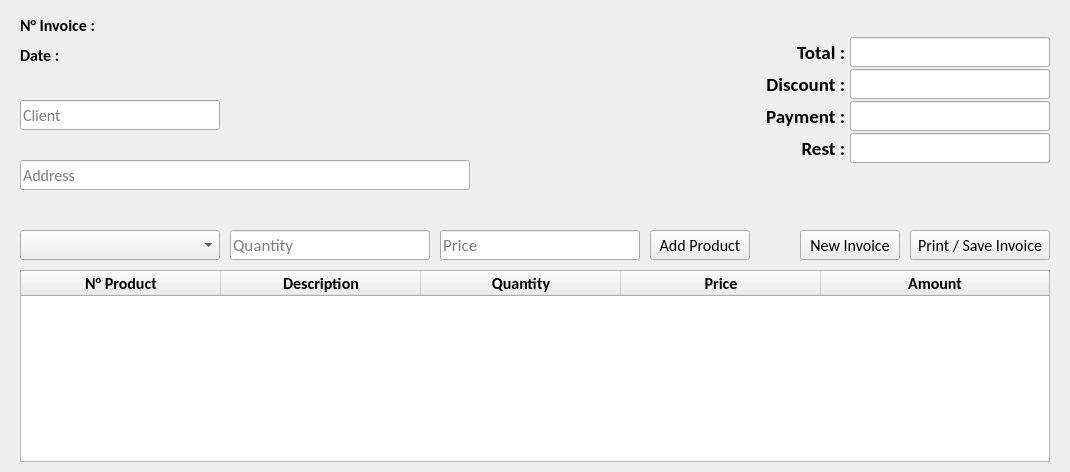
      <widget class="QWidget" name="page_2">
       <layout class="QGridLayout" name="gridLayout_7">
        <property name="leftMargin">
         <number>20</number>
        </property>
        <property name="topMargin">
         <number>10</number>
        </property>
        <property name="rightMargin">
         <number>20</number>
        </property>
        <property name="bottomMargin">
         <number>10</number>
        </property>
        <property name="horizontalSpacing">
         <number>0</number>
        </property>
        <property name="verticalSpacing">
         <number>10</number>
        </property>
        <item row="2" column="0">
         <widget class="QTableWidget" name="table">
          <property name="font">
           <font>
            <family>Calibri</family>
            <pointsize>12</pointsize>
           </font>
          </property>
          <attribute name="horizontalHeaderDefaultSectionSize">
           <number>200</number>
          </attribute>
          <attribute name="horizontalHeaderStretchLastSection">
           <bool>true</bool>
          </attribute>
          <attribute name="verticalHeaderVisible">
           <bool>false</bool>
          </attribute>
          <column>
           <property name="text">
            <string>N° Product</string>
           </property>
           <property name="font">
            <font>
             <family>Calibri</family>
             <pointsize>12</pointsize>
             <bold>true</bold>
            </font>
           </property>
          </column>
          <column>
           <property name="text">
            <string>Description</string>
           </property>
           <property name="font">
            <font>
             <family>Calibri</family>
             <pointsize>12</pointsize>
             <bold>true</bold>
            </font>
           </property>
          </column>
          <column>
           <property name="text">
            <string>Quantity</string>
           </property>
           <property name="font">
            <font>
             <family>Calibri</family>
             <pointsize>12</pointsize>
             <bold>true</bold>
            </font>
           </property>
          </column>
          <column>
           <property name="text">
            <string>Price</string>
           </property>
           <property name="font">
            <font>
             <family>Calibri</family>
             <pointsize>12</pointsize>
             <bold>true</bold>
            </font>
           </property>
          </column>
          <column>
           <property name="text">
            <string>Amount</string>
           </property>
           <property name="font">
            <font>
             <family>Calibri</family>
             <pointsize>12</pointsize>
             <bold>true</bold>
            </font>
           </property>
          </column>
         </widget>
        </item>
        <item row="0" column="0">
         <widget class="QWidget" name="widget" native="true">
          <property name="minimumSize">
           <size>
            <width>0</width>
            <height>180</height>
           </size>
          </property>
          <property name="maximumSize">
           <size>
            <width>16777215</width>
            <height>180</height>
           </size>
          </property>
          <layout class="QGridLayout" name="gridLayout_5">
           <property name="leftMargin">
            <number>0</number>
           </property>
           <property name="topMargin">
            <number>0</number>
           </property>
           <property name="rightMargin">
            <number>0</number>
           </property>
           <property name="bottomMargin">
            <number>0</number>
           </property>
           <property name="spacing">
            <number>0</number>
           </property>
           <item row="0" column="1">
            <spacer name="horizontalSpacer_3">
             <property name="orientation">
              <enum>Qt::Horizontal</enum>
             </property>
             <property name="sizeHint" stdset="0">
              <size>
               <width>40</width>
               <height>20</height>
              </size>
             </property>
            </spacer>
           </item>
           <item row="0" column="0">
            <widget class="QWidget" name="widget" native="true">
             <property name="minimumSize">
              <size>
               <width>200</width>
               <height>60</height>
              </size>
             </property>
             <property name="maximumSize">
              <size>
               <width>200</width>
               <height>60</height>
              </size>
             </property>
             <layout class="QGridLayout" name="gridLayout_4">
              <property name="leftMargin">
               <number>0</number>
              </property>
              <property name="topMargin">
               <number>0</number>
              </property>
              <property name="rightMargin">
               <number>0</number>
              </property>
              <property name="bottomMargin">
               <number>0</number>
              </property>
              <property name="spacing">
               <number>0</number>
              </property>
              <item row="0" column="0">
               <widget class="QLabel" name="label_6">
                <property name="minimumSize">
                 <size>
                  <width>100</width>
                  <height>30</height>
                 </size>
                </property>
                <property name="maximumSize">
                 <size>
                  <width>100</width>
                  <height>30</height>
                 </size>
                </property>
                <property name="font">
                 <font>
                  <family>Calibri</family>
                  <pointsize>12</pointsize>
                  <bold>true</bold>
                 </font>
                </property>
                <property name="text">
                 <string>N° Invoice :</string>
                </property>
               </widget>
              </item>
              <item row="0" column="1">
               <widget class="QLabel" name="n_invoice">
                <property name="minimumSize">
                 <size>
                  <width>100</width>
                  <height>30</height>
                 </size>
                </property>
                <property name="maximumSize">
                 <size>
                  <width>100</width>
                  <height>30</height>
                 </size>
                </property>
                <property name="font">
                 <font>
                  <family>Calibri</family>
                  <pointsize>12</pointsize>
                 </font>
                </property>
                <property name="text">
                 <string/>
                </property>
                <property name="alignment">
                 <set>Qt::AlignRight|Qt::AlignTrailing|Qt::AlignVCenter</set>
                </property>
               </widget>
              </item>
              <item row="1" column="0">
               <widget class="QLabel" name="label_8">
                <property name="minimumSize">
                 <size>
                  <width>100</width>
                  <height>30</height>
                 </size>
                </property>
                <property name="maximumSize">
                 <size>
                  <width>100</width>
                  <height>30</height>
                 </size>
                </property>
                <property name="font">
                 <font>
                  <family>Calibri</family>
                  <pointsize>12</pointsize>
                  <bold>true</bold>
                 </font>
                </property>
                <property name="text">
                 <string>Date :</string>
                </property>
               </widget>
              </item>
              <item row="1" column="1">
               <widget class="QLabel" name="date">
                <property name="minimumSize">
                 <size>
                  <width>100</width>
                  <height>30</height>
                 </size>
                </property>
                <property name="maximumSize">
                 <size>
                  <width>100</width>
                  <height>30</height>
                 </size>
                </property>
                <property name="font">
                 <font>
                  <family>Calibri</family>
                  <pointsize>12</pointsize>
                 </font>
                </property>
                <property name="text">
                 <string/>
                </property>
                <property name="alignment">
                 <set>Qt::AlignRight|Qt::AlignTrailing|Qt::AlignVCenter</set>
                </property>
               </widget>
              </item>
             </layout>
            </widget>
           </item>
           <item row="1" column="0">
            <widget class="QWidget" name="widget" native="true">
             <property name="minimumSize">
              <size>
               <width>450</width>
               <height>120</height>
              </size>
             </property>
             <property name="maximumSize">
              <size>
               <width>450</width>
               <height>120</height>
              </size>
             </property>
             <layout class="QVBoxLayout" name="verticalLayout_2" stretch="0,0,0,0">
              <property name="spacing">
               <number>0</number>
              </property>
              <property name="leftMargin">
               <number>0</number>
              </property>
              <property name="topMargin">
               <number>0</number>
              </property>
              <property name="rightMargin">
               <number>0</number>
              </property>
              <property name="bottomMargin">
               <number>0</number>
              </property>
              <item>
               <widget class="QLabel" name="label_14">
                <property name="minimumSize">
                 <size>
                  <width>200</width>
                  <height>30</height>
                 </size>
                </property>
                <property name="maximumSize">
                 <size>
                  <width>200</width>
                  <height>30</height>
                 </size>
                </property>
                <property name="font">
                 <font>
                  <family>Calibri</family>
                  <pointsize>10</pointsize>
                 </font>
                </property>
                <property name="text">
                 <string/>
                </property>
                <property name="alignment">
                 <set>Qt::AlignBottom|Qt::AlignLeading|Qt::AlignLeft</set>
                </property>
               </widget>
              </item>
              <item>
               <widget class="QLineEdit" name="client">
                <property name="minimumSize">
                 <size>
                  <width>200</width>
                  <height>30</height>
                 </size>
                </property>
                <property name="maximumSize">
                 <size>
                  <width>200</width>
                  <height>30</height>
                 </size>
                </property>
                <property name="font">
                 <font>
                  <family>Calibri</family>
                  <pointsize>12</pointsize>
                 </font>
                </property>
                <property name="text">
                 <string/>
                </property>
                <property name="placeholderText">
                 <string>Client</string>
                </property>
               </widget>
              </item>
              <item>
               <widget class="QLabel" name="label_15">
                <property name="minimumSize">
                 <size>
                  <width>450</width>
                  <height>30</height>
                 </size>
                </property>
                <property name="maximumSize">
                 <size>
                  <width>450</width>
                  <height>30</height>
                 </size>
                </property>
                <property name="font">
                 <font>
                  <family>Calibri</family>
                  <pointsize>10</pointsize>
                 </font>
                </property>
                <property name="text">
                 <string/>
                </property>
                <property name="alignment">
                 <set>Qt::AlignBottom|Qt::AlignLeading|Qt::AlignLeft</set>
                </property>
               </widget>
              </item>
              <item>
               <widget class="QLineEdit" name="address_client">
                <property name="minimumSize">
                 <size>
                  <width>450</width>
                  <height>30</height>
                 </size>
                </property>
                <property name="maximumSize">
                 <size>
                  <width>450</width>
                  <height>30</height>
                 </size>
                </property>
                <property name="font">
                 <font>
                  <family>Calibri</family>
                  <pointsize>12</pointsize>
                 </font>
                </property>
                <property name="placeholderText">
                 <string>Address</string>
                </property>
               </widget>
              </item>
             </layout>
            </widget>
           </item>
           <item row="0" column="2" rowspan="2">
            <widget class="QWidget" name="widget" native="true">
             <property name="minimumSize">
              <size>
               <width>305</width>
               <height>130</height>
              </size>
             </property>
             <property name="maximumSize">
              <size>
               <width>305</width>
               <height>130</height>
              </size>
             </property>
             <layout class="QGridLayout" name="gridLayout_3">
              <property name="leftMargin">
               <number>0</number>
              </property>
              <property name="topMargin">
               <number>0</number>
              </property>
              <property name="rightMargin">
               <number>0</number>
              </property>
              <property name="bottomMargin">
               <number>0</number>
              </property>
              <property name="horizontalSpacing">
               <number>5</number>
              </property>
              <property name="verticalSpacing">
               <number>0</number>
              </property>
              <item row="0" column="0">
               <widget class="QLabel" name="label_10">
                <property name="minimumSize">
                 <size>
                  <width>100</width>
                  <height>30</height>
                 </size>
                </property>
                <property name="maximumSize">
                 <size>
                  <width>100</width>
                  <height>30</height>
                 </size>
                </property>
                <property name="font">
                 <font>
                  <family>Calibri</family>
                  <pointsize>14</pointsize>
                  <bold>true</bold>
                 </font>
                </property>
                <property name="layoutDirection">
                 <enum>Qt::LeftToRight</enum>
                </property>
                <property name="text">
                 <string>Total :</string>
                </property>
                <property name="alignment">
                 <set>Qt::AlignRight|Qt::AlignTrailing|Qt::AlignVCenter</set>
                </property>
               </widget>
              </item>
              <item row="0" column="1">
               <widget class="QLineEdit" name="total">
                <property name="minimumSize">
                 <size>
                  <width>200</width>
                  <height>30</height>
                 </size>
                </property>
                <property name="maximumSize">
                 <size>
                  <width>200</width>
                  <height>30</height>
                 </size>
                </property>
                <property name="font">
                 <font>
                  <family>Calibri</family>
                  <pointsize>14</pointsize>
                 </font>
                </property>
                <property name="text">
                 <string/>
                </property>
                <property name="alignment">
                 <set>Qt::AlignCenter</set>
                </property>
               </widget>
              </item>
              <item row="1" column="0">
               <widget class="QLabel" name="label_11">
                <property name="minimumSize">
                 <size>
                  <width>100</width>
                  <height>30</height>
                 </size>
                </property>
                <property name="maximumSize">
                 <size>
                  <width>100</width>
                  <height>30</height>
                 </size>
                </property>
                <property name="font">
                 <font>
                  <family>Calibri</family>
                  <pointsize>14</pointsize>
                  <bold>true</bold>
                 </font>
                </property>
                <property name="layoutDirection">
                 <enum>Qt::LeftToRight</enum>
                </property>
                <property name="text">
                 <string>Discount :</string>
                </property>
                <property name="alignment">
                 <set>Qt::AlignRight|Qt::AlignTrailing|Qt::AlignVCenter</set>
                </property>
               </widget>
              </item>
              <item row="1" column="1">
               <widget class="QLineEdit" name="discount">
                <property name="minimumSize">
                 <size>
                  <width>200</width>
                  <height>30</height>
                 </size>
                </property>
                <property name="maximumSize">
                 <size>
                  <width>200</width>
                  <height>30</height>
                 </size>
                </property>
                <property name="font">
                 <font>
                  <family>Calibri</family>
                  <pointsize>14</pointsize>
                 </font>
                </property>
                <property name="alignment">
                 <set>Qt::AlignCenter</set>
                </property>
               </widget>
              </item>
              <item row="2" column="0">
               <widget class="QLabel" name="label_12">
                <property name="minimumSize">
                 <size>
                  <width>100</width>
                  <height>30</height>
                 </size>
                </property>
                <property name="maximumSize">
                 <size>
                  <width>100</width>
                  <height>30</height>
                 </size>
                </property>
                <property name="font">
                 <font>
                  <family>Calibri</family>
                  <pointsize>14</pointsize>
                  <bold>true</bold>
                 </font>
                </property>
                <property name="layoutDirection">
                 <enum>Qt::LeftToRight</enum>
                </property>
                <property name="text">
                 <string>Payment :</string>
                </property>
                <property name="alignment">
                 <set>Qt::AlignRight|Qt::AlignTrailing|Qt::AlignVCenter</set>
                </property>
               </widget>
              </item>
              <item row="2" column="1">
               <widget class="QLineEdit" name="payment">
                <property name="minimumSize">
                 <size>
                  <width>200</width>
                  <height>30</height>
                 </size>
                </property>
                <property name="maximumSize">
                 <size>
                  <width>200</width>
                  <height>30</height>
                 </size>
                </property>
                <property name="font">
                 <font>
                  <family>Calibri</family>
                  <pointsize>14</pointsize>
                 </font>
                </property>
                <property name="alignment">
                 <set>Qt::AlignCenter</set>
                </property>
               </widget>
              </item>
              <item row="3" column="0">
               <widget class="QLabel" name="label_13">
                <property name="minimumSize">
                 <size>
                  <width>100</width>
                  <height>30</height>
                 </size>
                </property>
                <property name="maximumSize">
                 <size>
                  <width>100</width>
                  <height>30</height>
                 </size>
                </property>
                <property name="font">
                 <font>
                  <family>Calibri</family>
                  <pointsize>14</pointsize>
                  <bold>true</bold>
                 </font>
                </property>
                <property name="layoutDirection">
                 <enum>Qt::LeftToRight</enum>
                </property>
                <property name="text">
                 <string>Rest :</string>
                </property>
                <property name="alignment">
                 <set>Qt::AlignRight|Qt::AlignTrailing|Qt::AlignVCenter</set>
                </property>
               </widget>
              </item>
              <item row="3" column="1">
               <widget class="QLineEdit" name="rest">
                <property name="minimumSize">
                 <size>
                  <width>200</width>
                  <height>30</height>
                 </size>
                </property>
                <property name="maximumSize">
                 <size>
                  <width>200</width>
                  <height>30</height>
                 </size>
                </property>
                <property name="font">
                 <font>
                  <family>Calibri</family>
                  <pointsize>14</pointsize>
                 </font>
                </property>
                <property name="alignment">
                 <set>Qt::AlignCenter</set>
                </property>
               </widget>
              </item>
             </layout>
            </widget>
           </item>
          </layout>
         </widget>
        </item>
        <item row="1" column="0">
         <widget class="QWidget" name="widget_3" native="true">
          <property name="minimumSize">
           <size>
            <width>0</width>
            <height>60</height>
           </size>
          </property>
          <property name="maximumSize">
           <size>
            <width>16777215</width>
            <height>60</height>
           </size>
          </property>
          <layout class="QGridLayout" name="gridLayout_6">
           <property name="leftMargin">
            <number>0</number>
           </property>
           <property name="topMargin">
            <number>0</number>
           </property>
           <property name="rightMargin">
            <number>0</number>
           </property>
           <property name="bottomMargin">
            <number>0</number>
           </property>
           <property name="horizontalSpacing">
            <number>10</number>
           </property>
           <property name="verticalSpacing">
            <number>0</number>
           </property>
           <item row="0" column="1">
            <widget class="QLabel" name="label_17">
             <property name="minimumSize">
              <size>
               <width>200</width>
               <height>30</height>
              </size>
             </property>
             <property name="maximumSize">
              <size>
               <width>200</width>
               <height>30</height>
              </size>
             </property>
             <property name="font">
              <font>
               <family>Calibri</family>
               <pointsize>10</pointsize>
              </font>
             </property>
             <property name="text">
              <string/>
             </property>
             <property name="alignment">
              <set>Qt::AlignBottom|Qt::AlignLeading|Qt::AlignLeft</set>
             </property>
            </widget>
           </item>
           <item row="1" column="6">
            <widget class="QPushButton" name="printSaveInvoice">
             <property name="minimumSize">
              <size>
               <width>140</width>
               <height>30</height>
              </size>
             </property>
             <property name="maximumSize">
              <size>
               <width>140</width>
               <height>30</height>
              </size>
             </property>
             <property name="font">
              <font>
               <family>Calibri</family>
               <pointsize>12</pointsize>
              </font>
             </property>
             <property name="text">
              <string>Print / Save Invoice</string>
             </property>
            </widget>
           </item>
           <item row="1" column="5">
            <widget class="QPushButton" name="newInvoice">
             <property name="minimumSize">
              <size>
               <width>100</width>
               <height>30</height>
              </size>
             </property>
             <property name="maximumSize">
              <size>
               <width>100</width>
               <height>30</height>
              </size>
             </property>
             <property name="font">
              <font>
               <family>Calibri</family>
               <pointsize>12</pointsize>
              </font>
             </property>
             <property name="text">
              <string>New Invoice</string>
             </property>
            </widget>
           </item>
           <item row="0" column="2">
            <widget class="QLabel" name="label_16">
             <property name="minimumSize">
              <size>
               <width>200</width>
               <height>30</height>
              </size>
             </property>
             <property name="maximumSize">
              <size>
               <width>200</width>
               <height>30</height>
              </size>
             </property>
             <property name="font">
              <font>
               <family>Calibri</family>
               <pointsize>10</pointsize>
              </font>
             </property>
             <property name="text">
              <string/>
             </property>
             <property name="alignment">
              <set>Qt::AlignBottom|Qt::AlignLeading|Qt::AlignLeft</set>
             </property>
            </widget>
           </item>
           <item row="1" column="1">
            <widget class="QLineEdit" name="quantity">
             <property name="minimumSize">
              <size>
               <width>200</width>
               <height>30</height>
              </size>
             </property>
             <property name="maximumSize">
              <size>
               <width>200</width>
               <height>30</height>
              </size>
             </property>
             <property name="font">
              <font>
               <family>Calibri</family>
               <pointsize>13</pointsize>
              </font>
             </property>
             <property name="text">
              <string/>
             </property>
             <property name="alignment">
              <set>Qt::AlignLeading|Qt::AlignLeft|Qt::AlignVCenter</set>
             </property>
             <property name="placeholderText">
              <string>Quantity</string>
             </property>
            </widget>
           </item>
           <item row="1" column="0">
            <widget class="QComboBox" name="product">
             <property name="minimumSize">
              <size>
               <width>200</width>
               <height>30</height>
              </size>
             </property>
             <property name="maximumSize">
              <size>
               <width>200</width>
               <height>30</height>
              </size>
             </property>
             <property name="font">
              <font>
               <family>Calibri</family>
               <pointsize>12</pointsize>
              </font>
             </property>
             <property name="placeholderText">
              <string>Product</string>
             </property>
             <item>
              <property name="text">
               <string>product-101</string>
              </property>
             </item>
             <item>
              <property name="text">
               <string>product-102</string>
              </property>
             </item>
             <item>
              <property name="text">
               <string>product-103</string>
              </property>
             </item>
             <item>
              <property name="text">
               <string>product-104</string>
              </property>
             </item>
             <item>
              <property name="text">
               <string>product-105</string>
              </property>
             </item>
            </widget>
           </item>
           <item row="1" column="2">
            <widget class="QLineEdit" name="price">
             <property name="minimumSize">
              <size>
               <width>200</width>
               <height>30</height>
              </size>
             </property>
             <property name="maximumSize">
              <size>
               <width>200</width>
               <height>30</height>
              </size>
             </property>
             <property name="font">
              <font>
               <family>Calibri</family>
               <pointsize>13</pointsize>
              </font>
             </property>
             <property name="text">
              <string/>
             </property>
             <property name="alignment">
              <set>Qt::AlignLeading|Qt::AlignLeft|Qt::AlignVCenter</set>
             </property>
             <property name="placeholderText">
              <string>Price</string>
             </property>
            </widget>
           </item>
           <item row="1" column="3">
            <widget class="QPushButton" name="addProduct">
             <property name="minimumSize">
              <size>
               <width>100</width>
               <height>30</height>
              </size>
             </property>
             <property name="maximumSize">
              <size>
               <width>100</width>
               <height>30</height>
              </size>
             </property>
             <property name="font">
              <font>
               <family>Calibri</family>
               <pointsize>12</pointsize>
              </font>
             </property>
             <property name="text">
              <string>Add Product</string>
             </property>
            </widget>
           </item>
           <item row="1" column="4">
            <spacer name="horizontalSpacer_4">
             <property name="orientation">
              <enum>Qt::Horizontal</enum>
             </property>
             <property name="sizeHint" stdset="0">
              <size>
               <width>40</width>
               <height>20</height>
              </size>
             </property>
            </spacer>
           </item>
          </layout>
         </widget>
        </item>
       </layout>
      </widget>
